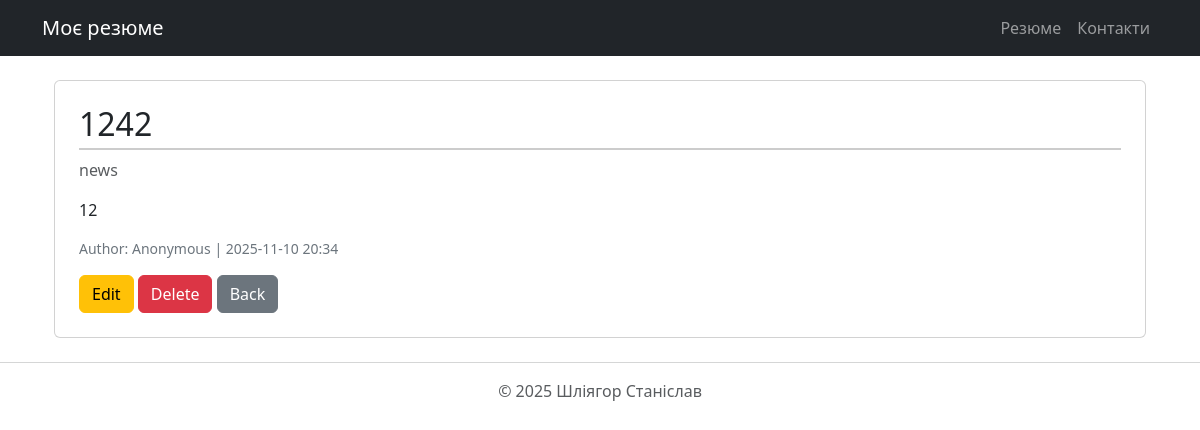
Screenshot of /post/2 with the database file from the repository.
### app/posts/models.py (models this page shows, shortened)
class Post(db.Model):
    id = db.Column(db.Integer, primary_key=True)
    title = db.Column(db.String(150), nullable=False)
    content = db.Column(db.Text, nullable=False)
    posted = db.Column(db.DateTime, default=datetime.utcnow)
    category = db.Column(db.Enum(CategoryEnum))
    is_active = db.Column(db.Boolean, default=True)
    author = db.Column(db.String(20), default='Anonymous')

### app/posts/routers.py (the view)
@posts_bp.route('/post/<int:id>')
def post_detail(id):
    post = Post.query.get_or_404(id)
    return render_template('posts/detail_post.html', post=post)

### app/posts/templates/posts/detail_post.html (shortened to what this page needs)
{% extends "base.html" %}
{% block content %}
<div class="container mt-4">
  <div class="card p-4">
    <h2>{{ post.title }}</h2>
    <p class="text-muted">{{ post.category.value if post.category else "Uncategorized" }}</p>
    <p>{{ post.content }}</p>
    <small class="text-secondary">Author: {{ post.author }} | {{ post.posted.strftime('%Y-%m-%d %H:%M') }}</small>
    <div class="mt-3">
      <a href="{{ url_for('posts.edit_post', id=post.id) }}" class="btn btn-warning">Edit</a>
      <a href="{{ url_for('posts.delete_post', id=post.id) }}" class="btn btn-danger">Delete</a>
      <a href="{{ url_for('posts.all_posts') }}" class="btn btn-secondary">Back</a>
    </div>
  </div>
</div>
{% endblock %}

### app/static/css/styles.css (style rules this page uses)
body { background-color: #f9f9f9; }
h2 { color: #2c3e50; border-bottom: 2px solid #ccc; padding-bottom: 5px; }

### rows the page displays
Post: title "1242", category "news", content "12", author "Anonymous", posted "2025-11-10 20:34"
